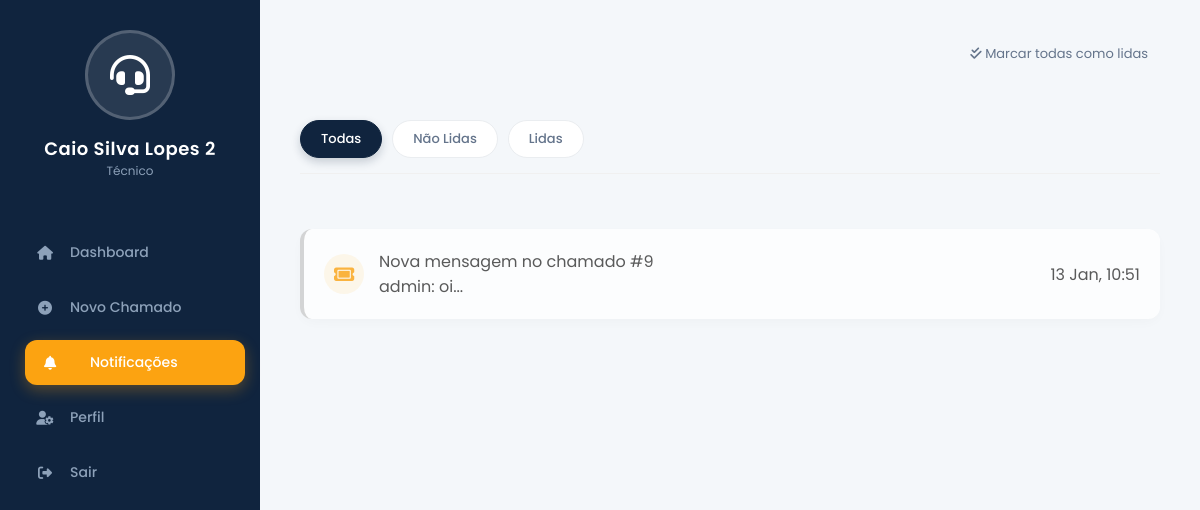
The page /notificacoes/ (signed in) on the database as committed earlier.
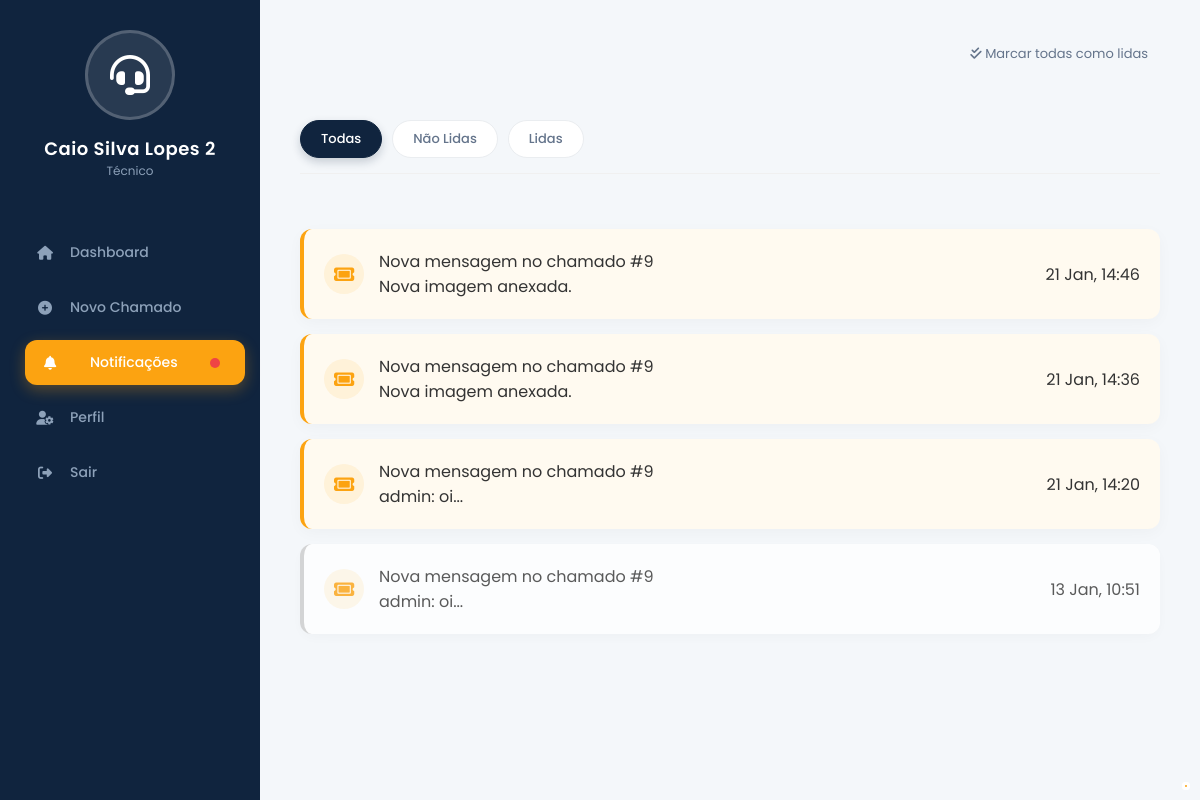
The same page on the database as committed later.
### tickets/models.py (models this page shows, shortened)
class Notification(models.Model):
    recipient = models.ForeignKey(settings.AUTH_USER_MODEL, on_delete=models.CASCADE, related_name='notifications')
    ticket = models.ForeignKey(Tickets, on_delete=models.CASCADE, null=True, blank=True)
    title = models.CharField(max_length=255)
    message = models.TextField()
    is_read = models.BooleanField(default=False)
    created_at = models.DateTimeField(auto_now_add=True)
    class Meta:
        ordering = ['-created_at']

### tickets/notification_views.py (the view)
# urls.py: path('notificacoes/', notifications_view, name='notifications'),
@login_required
def notifications_view(request):
    filter_status = request.GET.get('filter', 'all')
    notifications = Notification.objects.filter(recipient=request.user)
    if filter_status == 'unread':
        notifications = notifications.filter(is_read=False)
    elif filter_status == 'read':
        notifications = notifications.filter(is_read=True)
    notifications = notifications.order_by('is_read', '-created_at')
    return render(request, 'notifications.html', {
        'notifications': notifications,
        'current_filter': filter_status
    })

### users/context_processors.py (called while the page is built)
def notification_counts(request):
    if request.user.is_authenticated:
        count = Notification.objects.filter(recipient=request.user, is_read=False).count()
        return {
            'unread_notifications_count': count,
            'has_unread_notifications': count > 0
        }
    return {}

### tickets/templates/notifications.html (shortened to what this page needs)
{% load static %}
{% block content %}
<!DOCTYPE html>
<html lang="pt-br">
<head>
    <link rel="stylesheet" href="https://cdnjs.cloudflare.com/ajax/libs/font-awesome/6.4.0/css/all.min.css">
    <link rel="stylesheet" href="{% static 'css/global.css' %}?v=2">
    <link rel="stylesheet" href="{% static 'css/components.css' %}?v=2">
    <link rel="stylesheet" href="{% static 'css/dashboard.css' %}?v=7">
    <link rel="stylesheet" href="{% static 'css/pages/notifications.css' %}?v=3">
</head>
<body>
    {% include 'partials/sidebar.html' %}
    <main class="main-content">
        <header style="display: flex; justify-content: space-between; align-items: center; margin-bottom: 25px;">
            <div class="page-header-actions">
                <a href="{% url 'mark_all_read' %}" class="btn-action-light"
                    style="font-size: 13px; color: var(--text-secondary); text-decoration: none;">
                    <i class="fa-solid fa-check-double"></i> Marcar todas como lidas
                </a>
            </div>
        </header>
        <div class="filter-container">
            <a href="?filter=all" class="filter-btn {% if current_filter == 'all' %}active{% endif %}">Todas</a>
            <a href="?filter=unread" class="filter-btn {% if current_filter == 'unread' %}active{% endif %}">Não
                Lidas</a>
            <a href="?filter=read" class="filter-btn {% if current_filter == 'read' %}active{% endif %}">Lidas</a>
        </div>
        <div class="notification-list">
            {% for n in notifications %}
            <a href="{% url 'mark_notification_read' n.id %}"
                class="notification-card {% if not n.is_read %}unread{% else %}read{% endif %}">
                <div class="notif-content">
                    <div class="notif-icon">
                        {% if n.ticket %}
                        <i class="fa-solid fa-ticket"></i>
                        {% else %}
                        <i class="fa-solid fa-message"></i>
                        {% endif %}
                    </div>
                    <div class="notif-texts">
                        <div class="notif-title">{{ n.title }}</div>
                        <div class="notif-msg">{{ n.message }}</div>
                    </div>
                </div>
                <div class="notif-meta">
                    <span class="notif-date">{{ n.created_at|date:"d M, H:i" }}</span>
                    {% if not n.is_read %}
                    <span class="status-dot"></span>
                    {% endif %}
                </div>
            </a>
            {% endfor %}
        </div>
    </main>
</body>
</html>
{% endblock %}

### users/templates/partials/sidebar.html (shortened to what this page needs)
<aside class="sidebar">
    <div class="profile-section">
        <div class="profile-img">
            {% if request.user.is_technician %}
            <i class="fa-solid fa-headset"></i>
            {% else %}
            <i class="fa-solid fa-user"></i>
            {% endif %}
        </div>
        <div class="profile-name">
            {{ request.user.display_name|default:request.user.username }}
        </div>
        {% if request.user.is_technician %}
        <div style="font-size: 12px; color: #8da1b9;">Técnico</div>
        {% endif %}
    </div>
    <ul class="nav-menu">
        {% if request.user.is_technician %}
        <li><a href="{% url 'dashboard_technical' %}"
                class="{% if request.resolver_match.url_name == 'dashboard_technical' %}active{% endif %}"><i
                    class="fa-solid fa-house"></i> <span>Dashboard</span></a></li>
        <li><a href="{% url 'novo_ticket' %}"
                class="{% if request.resolver_match.url_name == 'novo_ticket' %}active{% endif %}"><i
                    class="fa-solid fa-plus-circle"></i> <span>Novo Chamado</span></a></li>
        <li><a href="{% url 'notifications' %}"
                class="{% if request.resolver_match.url_name == 'notifications' %}active{% endif %}"
                style="display: flex; align-items: center; justify-content: space-between;">
                <div style="display: flex; align-items: center; gap: 15px;">
                    <i class="fa-solid fa-bell"></i> <span>Notificações</span>
                </div>
                {% if has_unread_notifications %}
                <span
                    style="background: #ef4444; width: 10px; height: 10px; border-radius: 50%; display: inline-block; margin-right: 10px;"></span>
                {% endif %}
            </a></li>
        <li><a href="{% url 'perfil' %}"
                class="{% if request.resolver_match.url_name == 'perfil' %}active{% endif %}"><i
                    class="fa-solid fa-user-gear"></i> <span>Perfil</span></a></li>
        {% endif %}
        <li><a href="{% url 'logout_client' %}"><i class="fa-solid fa-right-from-bracket"></i> <span>Sair</span></a>
        </li>
    </ul>
</aside>

Rows that differ between the two databases and show on the page:
added Notification: title "Nova mensagem no chamado #9", message "Nova imagem anexada.", created_at "21 Jan, 14:46"
added Notification: title "Nova mensagem no chamado #9", message "Nova imagem anexada.", created_at "21 Jan, 14:36"
added Notification: title "Nova mensagem no chamado #9", message "admin: oi...", created_at "21 Jan, 14:20", is_read False (drawn)
